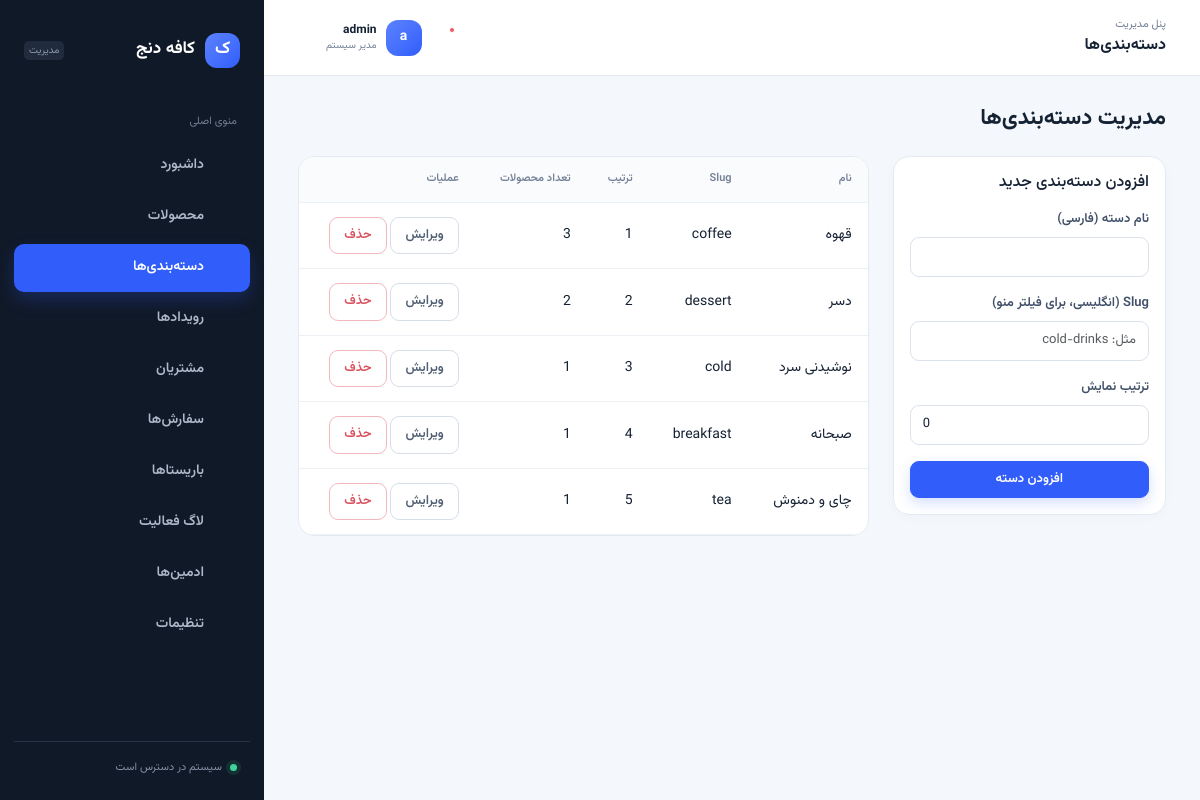
The app's page /admin/categories.php (signed in) with its own data.
### tables this page shows
CREATE TABLE IF NOT EXISTS `categories` (
  `id`         INT UNSIGNED AUTO_INCREMENT PRIMARY KEY,
  `name`       VARCHAR(100) NOT NULL,
  `slug`       VARCHAR(100) NOT NULL,            
  `sort_order` SMALLINT UNSIGNED NOT NULL DEFAULT 0,   
  `created_at` TIMESTAMP NOT NULL DEFAULT CURRENT_TIMESTAMP,
  UNIQUE KEY `uq_categories_slug` (`slug`)
);

### classes/Category.php (called while the page is built, shortened)
<?php
class Category
{
    public static function all(): array
    {
        $pdo = Database::getConnection();
        $stmt = $pdo->query(
            'SELECT c.*, COUNT(p.id) AS product_count
             FROM categories c
             LEFT JOIN products p ON p.category_id = c.id
             GROUP BY c.id
             ORDER BY c.sort_order ASC, c.name ASC'
        );
        return $stmt->fetchAll();
    }
}

### public_html/admin/categories.php (the view, shortened to what this page needs)
<?php
require_once __DIR__ . '/../../classes/Category.php';
$errors       = [];
$editId = (int) ($_GET['edit'] ?? 0);
$editingCategory = $editId > 0 ? Category::find($editId) : null;
$old = $editingCategory
    ? ['name' => $editingCategory['name'], 'slug' => $editingCategory['slug'], 'sort_order' => $editingCategory['sort_order']]
    : ['name' => '', 'slug' => '', 'sort_order' => 0];
$categories = Category::all();
require __DIR__ . '/../../includes/admin-header.php';
?>
<h4 class="mb-4" style="color:var(--gold-soft);">مدیریت دسته‌بندی‌ها</h4>
<div class="row g-4">
  <div class="col-12 col-lg-4">
    <div class="card p-3">
      <h6 class="mb-3" style="color:var(--ivory);"><?= $editingCategory ? 'ویرایش دسته‌بندی' : 'افزودن دسته‌بندی جدید' ?></h6>
      <form method="POST">
        <div class="mb-3">
          <label class="form-label" style="font-size:13px;">نام دسته (فارسی)</label>
          <input type="text" name="name" class="form-control form-control-sm <?= isset($errors['name']) ? 'is-invalid' : '' ?>"
                 value="<?= htmlspecialchars((string) $old['name'], ENT_QUOTES, 'UTF-8') ?>" required>
        </div>
        <div class="mb-3">
          <label class="form-label" style="font-size:13px;">Slug (انگلیسی، برای فیلتر منو)</label>
          <input type="text" name="slug" class="form-control form-control-sm <?= isset($errors['slug']) ? 'is-invalid' : '' ?>"
                 placeholder="مثل: cold-drinks" value="<?= htmlspecialchars((string) $old['slug'], ENT_QUOTES, 'UTF-8') ?>" required>
        </div>
        <div class="mb-3">
          <label class="form-label" style="font-size:13px;">ترتیب نمایش</label>
          <input type="number" name="sort_order" class="form-control form-control-sm" value="<?= (int) $old['sort_order'] ?>">
        </div>
        <button type="submit" class="btn btn-gold btn-sm w-100"><?= $editingCategory ? 'ذخیرهٔ تغییرات' : 'افزودن دسته' ?></button>
      </form>
    </div>
  </div>
  <div class="col-12 col-lg-8">
    <div class="table-responsive">
      <table class="table align-middle">
        <thead>
          <tr>
            <th>نام</th>
            <th>Slug</th>
            <th>ترتیب</th>
            <th>تعداد محصولات</th>
            <th>عملیات</th>
          </tr>
        </thead>
        <tbody>
          <?php foreach ($categories as $cat): ?>
            <tr>
              <td><?= htmlspecialchars($cat['name'], ENT_QUOTES, 'UTF-8') ?></td>
              <td style="color:var(--muted); direction:ltr; text-align:right;"><?= htmlspecialchars($cat['slug'], ENT_QUOTES, 'UTF-8') ?></td>
              <td><?= (int) $cat['sort_order'] ?></td>
              <td><?= (int) $cat['product_count'] ?></td>
              <td>
                <a href="categories?edit=<?= $cat['id'] ?>" class="btn btn-sm btn-outline-light" style="border-color:var(--line); color:var(--ivory);">ویرایش</a>
                <form method="POST" class="d-inline" onsubmit="return confirm('از حذف این دسته‌بندی مطمئن هستید؟');">
                  <button type="submit" class="btn btn-sm btn-outline-danger" <?= $cat['product_count'] > 0 ? 'title="ابتدا محصولات این دسته را جابه‌جا یا حذف کنید"' : '' ?>>حذف</button>
                </form>
              </td>
            </tr>
          <?php endforeach; ?>
        </tbody>
      </table>
    </div>
  </div>
</div>
<?php require __DIR__ . '/../../includes/admin-footer.php'; ?>

### public_html/assets/css/admin.css (style rules this page uses)
:root { --ink:#152234;--ink-muted:#718096;--canvas:#f4f7fb;--surface:#fff;--line:#e5eaf2;--primary:#315efb;--primary-dark:#2449ca;--primary-soft:#edf1ff;--green:#1b9c72;--green-soft:#e8f8f1;--red:#d9525e;--red-soft:#fff0f1;--shadow:0 12px 35px rgba(25,45,80,.08);--sidebar:264px;--radius:16px }
* { box-sizing:border-box }
.admin-body { margin:0;background:var(--canvas);color:var(--ink);font-family:Vazirmatn,Tahoma,sans-serif;font-size:14px;min-width:320px }
.admin-main h4 { font-size:22px!important;font-weight:700 }
.admin-main .card,.stat-card { border:1px solid var(--line)!important;background:var(--surface)!important;border-radius:var(--radius)!important;box-shadow:0 3px 12px rgba(28,47,81,.025) }
.btn { border-radius:9px;padding:8px 14px;font-size:13px;font-weight:600;transition:transform .15s,box-shadow .18s,background .18s!important }
.btn-gold { background:var(--primary)!important;border-color:var(--primary)!important;color:#fff!important;box-shadow:0 5px 13px rgba(49,94,251,.2) }
.btn-outline-light { border-color:#d6deea!important;color:#526075!important;background:#fff!important }
.btn-outline-danger { color:var(--red)!important;border-color:#f0b8bd!important }
.form-control,.form-select { border:1px solid #dbe2ec!important;border-radius:9px!important;padding:9px 12px!important;background:#fff!important;color:var(--ink)!important;font-size:13px }
.form-label { font-weight:600;color:#415069 }
.table-responsive { border:1px solid var(--line);border-radius:var(--radius);background:#fff }
.table { margin:0;color:var(--ink)!important }
.table>:not(caption)>*>* { padding:14px 16px!important;border-bottom-color:#edf0f5!important;background:transparent!important;color:inherit!important }
.table thead th { font-size:11px;color:#758197!important;background:#fafbfd!important;font-weight:600;white-space:nowrap }
.table tbody tr { transition:background .16s }
:root { --gold:var(--primary);--gold-soft:var(--ink);--ivory:var(--ink);--muted:var(--ink-muted);--bg:var(--canvas);--surface-2:#f5f7fb }

### records on screen
categories: name "قهوه", slug "coffee", sort_order "1", product_count "3"
categories: name "دسر", slug "dessert", sort_order "2", product_count "2"
categories: name "نوشیدنی سرد", slug "cold", sort_order "3", product_count "1"
categories: name "صبحانه", slug "breakfast", sort_order "4", product_count "1"
categories: name "چای و دمنوش", slug "tea", sort_order "5", product_count "1"

### other values on screen
$item['label'] "داشبورد"
$item['label'] "محصولات"
$item['label'] "دسته‌بندی‌ها"
$item['label'] "رویدادها"
$item['label'] "مشتریان"
$item['label'] "سفارش‌ها"
$item['label'] "باریستاها"
$item['label'] "لاگ فعالیت"
$item['label'] "ادمین‌ها"
$item['label'] "تنظیمات"
$pageTitle "دسته‌بندی‌ها"
Auth::username() "admin"
